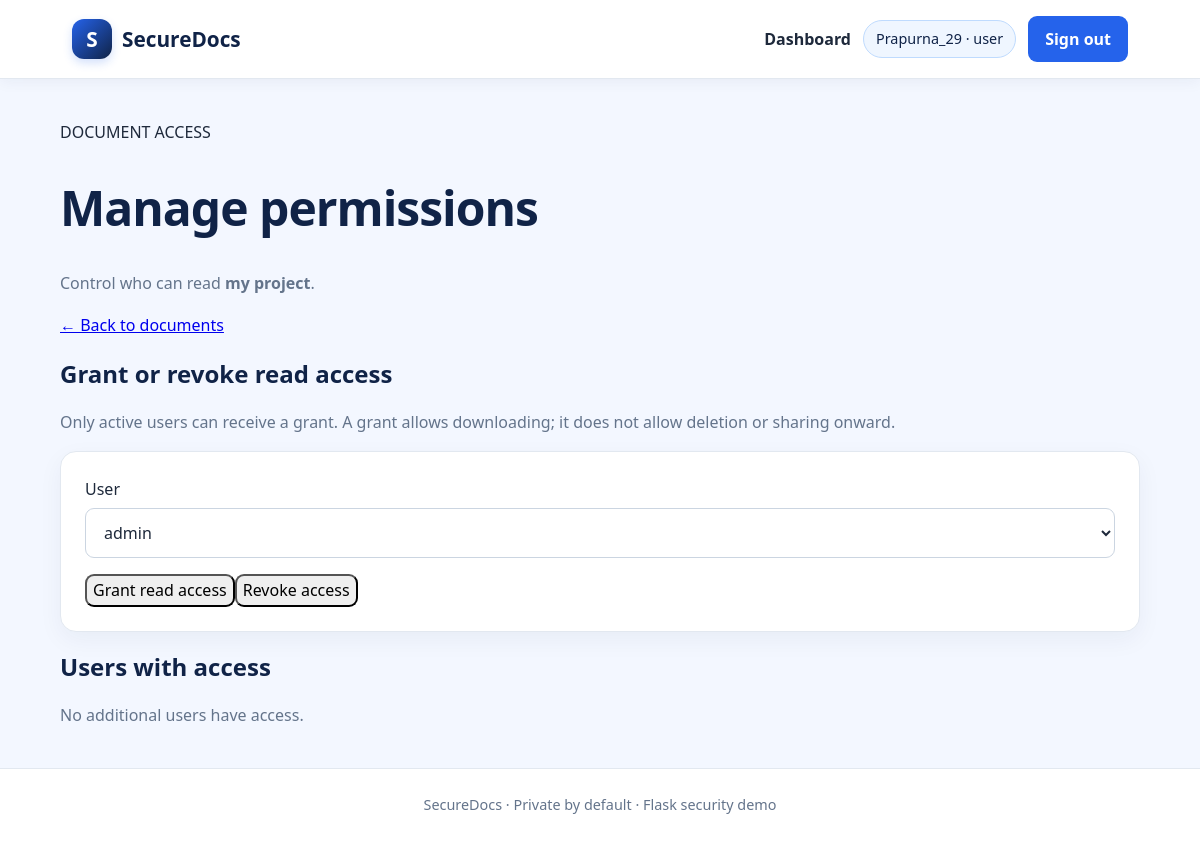
Screenshot of /documents/1/permissions (signed in) with the database file from the repository.
### tables this page shows
CREATE TABLE users (
            id INTEGER PRIMARY KEY AUTOINCREMENT,
            username TEXT NOT NULL UNIQUE,
            password_hash TEXT NOT NULL,
            role TEXT NOT NULL CHECK(role IN ('admin','user')),
            active INTEGER NOT NULL DEFAULT 1,
            created_at TEXT NOT NULL
        );

CREATE TABLE documents (
            id INTEGER PRIMARY KEY AUTOINCREMENT,
            owner_id INTEGER NOT NULL REFERENCES users(id),
            title TEXT NOT NULL,
            stored_name TEXT NOT NULL UNIQUE,
            original_name TEXT NOT NULL,
            size_bytes INTEGER NOT NULL,
            created_at TEXT NOT NULL
        );

### app.py (the view, shortened to what this page needs)
@app.route("/documents/<int:doc_id>/permissions", methods=["GET", "POST"])
@login_required
def document_permissions(doc_id):
    user = current_user()
    with db() as conn:
        doc = conn.execute("SELECT * FROM documents WHERE id=?", (doc_id,)).fetchone()
        if not doc:
            abort(404)
        if user["role"] != "admin" and doc["owner_id"] != user["id"]:
            audit(conn, user["id"], "permissions_route_denied", doc_id, "denied")
            abort(404)
        users = conn.execute("SELECT id,username FROM users WHERE active=1 AND id != ? ORDER BY username", (doc["owner_id"],)).fetchall()
        grants = conn.execute("""SELECT g.user_id,u.username FROM document_grants g JOIN users u ON u.id=g.user_id
            WHERE g.document_id=? AND g.can_read=1 ORDER BY u.username""", (doc_id,)).fetchall()
    return render_template("permissions.html", document=doc, users=users, grants=grants)

### app.py (called while the page is built)
def db():
    conn = sqlite3.connect(DB_PATH)
    conn.row_factory = sqlite3.Row
    conn.execute("PRAGMA foreign_keys = ON")
    return conn

def current_user():
    uid = session.get("user_id")
    if not uid:
        return None
    with db() as conn:
        user = conn.execute("SELECT id,username,role,active FROM users WHERE id=?", (uid,)).fetchone()
    if not user or not user["active"]:
        session.clear()
        return None
    return user

def login_required(fn):
    @wraps(fn)
    def wrapped(*args, **kwargs):
        if current_user() is None:
            return redirect(url_for("login", next=request.path))
        return fn(*args, **kwargs)
    return wrapped

@app.after_request
def security_headers(response):
    response.headers["X-Content-Type-Options"] = "nosniff"
    response.headers["X-Frame-Options"] = "DENY"
    response.headers["Referrer-Policy"] = "strict-origin-when-cross-origin"
    response.headers["Cache-Control"] = "no-store"
    response.headers["Content-Security-Policy"] = "default-src 'self'; style-src 'self'; form-action 'self'; frame-ancestors 'none'; base-uri 'self'"
    return response

@app.before_request
def csrf_protection():
    if request.method in {"POST", "PUT", "PATCH", "DELETE"} and request.endpoint not in {"login", "register"}:
        if current_user() is not None:
            supplied = request.form.get("csrf_token", "")
            expected = session.get("csrf_token", "")
            if not supplied or not expected or not secrets.compare_digest(supplied, expected):
                abort(400, description="Invalid or missing CSRF token.")

@app.context_processor
def inject_user():
    return {"signed_in_user": current_user(), "csrf_token": session.get("csrf_token", "")}

### templates/permissions.html (shortened to what this page needs)
{% extends "base.html" %}
{% block content %}
<div class="page-heading"><div><div class="eyebrow">DOCUMENT ACCESS</div><h1>Manage permissions</h1><p class="muted">Control who can read <strong>{{ document.title }}</strong>.</p></div><a class="button secondary" href="{{ url_for('dashboard') }}">← Back to documents</a></div>
<div class="two-col">
<section class="panel"><h2>Grant or revoke read access</h2><p class="muted">Only active users can receive a grant. A grant allows downloading; it does not allow deletion or sharing onward.</p>
{% if users %}<form method="post" class="stack-form"><input type="hidden" name="csrf_token" value="{{ csrf_token }}"><label>User<select name="user_id" required>{% for u in users %}<option value="{{ u.id }}">{{ u.username }}</option>{% endfor %}</select></label><div class="button-row"><button class="button primary" name="grant" value="yes" type="submit">Grant read access</button><button class="button secondary" name="grant" value="no" type="submit">Revoke access</button></div></form>{% else %}<p>No other active users found.</p>{% endif %}</section>
<section class="panel"><h2>Users with access</h2>{% if grants %}<ul class="grant-list">{% for g in grants %}<li><span class="avatar">{{ g.username[0]|upper }}</span><span>{{ g.username }}</span><span class="access-badge">Can read</span></li>{% endfor %}</ul>{% else %}<p class="muted">No additional users have access.</p>{% endif %}</section>
</div>
{% endblock %}

### templates/base.html (shortened to what this page needs)
<!doctype html>
<html lang="en">
<head>
  <link rel="stylesheet" href="{{ url_for('static', filename='css/style.css') }}">
</head>
<body>
<header class="topbar">
  <a class="brand" href="{{ url_for('index') }}"><span class="brand-mark">S</span> SecureDocs</a>
  <nav>
  {% if signed_in_user %}
    <a href="{{ url_for('dashboard') }}">Dashboard</a>
    <span class="user-pill">{{ signed_in_user.username }} · {{ signed_in_user.role }}</span>
    <form class="inline" method="post" action="{{ url_for('logout') }}">
      <button class="nav-button" type="submit">Sign out</button>
    </form>
  {% else %}
    <a href="{{ url_for('login') }}">Sign in</a>
    <a class="nav-cta" href="{{ url_for('register') }}">Create account</a>
  {% endif %}
  </nav>
</header>
<main class="container">
  {% block content %}{% endblock %}
</main>
<footer class="footer">SecureDocs · Private by default · Flask security demo</footer>
</body>
</html>

### static/css/style.css (style rules this page uses)
:root { --navy: #102347; --blue: #2563eb; --blue-dark: #1d4ed8; --light: #f3f7ff; --white: #ffffff; --text: #1e293b; --muted: #64748b; --border: #e2e8f0; --green: #15803d; --red: #b91c1c; }
* { box-sizing: border-box; }
body { margin: 0; min-height: 100vh; font-family: "Segoe UI", Arial, sans-serif; color: var(--text); background: var(--light); line-height: 1.65; }
.topbar { display: flex; justify-content: space-between; align-items: center; gap: 20px; flex-wrap: wrap; padding: 16px 6%; background: var(--white); border-bottom: 1px solid var(--border); box-shadow: 0 3px 14px rgba(16, 35, 71, 0.05); }
.brand { display: inline-flex; align-items: center; gap: 10px; color: var(--navy); text-decoration: none; font-size: 1.3rem; font-weight: 800; }
.brand-mark { display: inline-grid; place-items: center; width: 40px; height: 40px; border-radius: 12px; background: linear-gradient(135deg, var(--blue), var(--navy)); color: white; box-shadow: 0 4px 10px rgba(37, 99, 235, 0.2); }
.topbar nav { display: flex; align-items: center; justify-content: center; flex-wrap: wrap; gap: 12px; }
.topbar nav a { color: var(--text); text-decoration: none; font-weight: 600; }
.topbar nav .nav-cta, .nav-button { display: inline-block; padding: 10px 17px; border: 0; border-radius: 9px; background: var(--blue); color: white; font: inherit; font-weight: 700; text-decoration: none; cursor: pointer; }
.user-pill { padding: 6px 12px; border: 1px solid #bfdbfe; border-radius: 999px; background: #eff6ff; color: var(--navy); font-size: 0.9rem; }
.inline { display: inline; margin: 0; }
.container { width: min(1100px, 90%); min-height: 65vh; margin: 40px auto; }
h1, h2, h3 { color: var(--navy); line-height: 1.25; }
h1 { font-size: clamp(2rem, 4vw, 3.3rem); letter-spacing: -1px; }
p { color: var(--muted); }
a { transition: color 0.2s ease, background 0.2s ease; }
button, input, select, textarea { font: inherit; }
button, input[type="submit"] { border-radius: 9px; cursor: pointer; }
input:not([type="hidden"]), select, textarea { width: 100%; padding: 12px 14px; margin: 6px 0 16px; border: 1px solid #cbd5e1; border-radius: 9px; background: white; color: var(--text); }
form:not(.inline) { padding: 24px; border: 1px solid var(--border); border-radius: 16px; background: white; box-shadow: 0 8px 24px rgba(16, 35, 71, 0.05); }
.footer { padding: 24px 16px; border-top: 1px solid var(--border); background: white; color: var(--muted); text-align: center; font-size: 0.9rem; }

### rows the page displays
users: username "Prapurna_29", role "user"
documents: title "my project"

### other values shown
form field user_id "admin"
